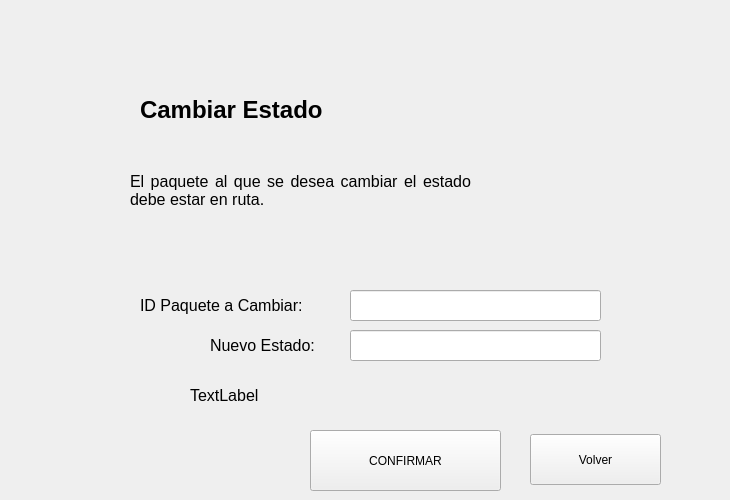
      <widget class="QWidget" name="pag6CambiarEstado">
       <widget class="QLabel" name="label_37">
        <property name="geometry">
         <rect>
          <x>140</x>
          <y>80</y>
          <width>351</width>
          <height>61</height>
         </rect>
        </property>
        <property name="text">
         <string>&lt;html&gt;&lt;head/&gt;&lt;body&gt;&lt;p&gt;&lt;span style=&quot; font-size:18pt; font-weight:700;&quot;&gt;Cambiar Estado&lt;/span&gt;&lt;/p&gt;&lt;/body&gt;&lt;/html&gt;</string>
        </property>
        <property name="textFormat">
         <enum>Qt::TextFormat::RichText</enum>
        </property>
        <property name="wordWrap">
         <bool>true</bool>
        </property>
       </widget>
       <widget class="QLabel" name="label_38">
        <property name="geometry">
         <rect>
          <x>130</x>
          <y>150</y>
          <width>341</width>
          <height>81</height>
         </rect>
        </property>
        <property name="layoutDirection">
         <enum>Qt::LayoutDirection::LeftToRight</enum>
        </property>
        <property name="text">
         <string>&lt;html&gt;&lt;head/&gt;&lt;body&gt;&lt;p align=&quot;justify&quot;&gt;&lt;span style=&quot; font-size:12pt;&quot;&gt;El paquete al que se desea cambiar el estado debe estar en ruta.&lt;/span&gt;&lt;/p&gt;&lt;/body&gt;&lt;/html&gt;</string>
        </property>
        <property name="wordWrap">
         <bool>true</bool>
        </property>
       </widget>
       <widget class="QLabel" name="label_39">
        <property name="geometry">
         <rect>
          <x>140</x>
          <y>290</y>
          <width>201</width>
          <height>31</height>
         </rect>
        </property>
        <property name="text">
         <string>&lt;html&gt;&lt;head/&gt;&lt;body&gt;&lt;p&gt;&lt;span style=&quot; font-size:12pt;&quot;&gt;ID Paquete a Cambiar:&lt;/span&gt;&lt;/p&gt;&lt;/body&gt;&lt;/html&gt;</string>
        </property>
       </widget>
       <widget class="QLineEdit" name="txtIdCambiar">
        <property name="geometry">
         <rect>
          <x>350</x>
          <y>290</y>
          <width>251</width>
          <height>31</height>
         </rect>
        </property>
       </widget>
       <widget class="QLabel" name="label_40">
        <property name="geometry">
         <rect>
          <x>210</x>
          <y>330</y>
          <width>201</width>
          <height>31</height>
         </rect>
        </property>
        <property name="text">
         <string>&lt;html&gt;&lt;head/&gt;&lt;body&gt;&lt;p&gt;&lt;span style=&quot; font-size:12pt;&quot;&gt;Nuevo Estado:&lt;/span&gt;&lt;/p&gt;&lt;/body&gt;&lt;/html&gt;</string>
        </property>
       </widget>
       <widget class="QLineEdit" name="txtNuevoEstado">
        <property name="geometry">
         <rect>
          <x>350</x>
          <y>330</y>
          <width>251</width>
          <height>31</height>
         </rect>
        </property>
       </widget>
       <widget class="QPushButton" name="btnConfirmarCambio">
        <property name="geometry">
         <rect>
          <x>310</x>
          <y>430</y>
          <width>191</width>
          <height>61</height>
         </rect>
        </property>
        <property name="text">
         <string>CONFIRMAR</string>
        </property>
       </widget>
       <widget class="QPushButton" name="btnVolverCambio">
        <property name="geometry">
         <rect>
          <x>530</x>
          <y>434</y>
          <width>131</width>
          <height>51</height>
         </rect>
        </property>
        <property name="text">
         <string>Volver</string>
        </property>
       </widget>
       <widget class="QLabel" name="lblResultadoCambiar">
        <property name="geometry">
         <rect>
          <x>190</x>
          <y>380</y>
          <width>401</width>
          <height>31</height>
         </rect>
        </property>
        <property name="text">
         <string>&lt;html&gt;&lt;head/&gt;&lt;body&gt;&lt;p&gt;&lt;span style=&quot; font-size:12pt;&quot;&gt;TextLabel&lt;/span&gt;&lt;/p&gt;&lt;/body&gt;&lt;/html&gt;</string>
        </property>
       </widget>
       <widget class="QLabel" name="label_41">
        <property name="geometry">
         <rect>
          <x>530</x>
          <y>70</y>
          <width>191</width>
          <height>191</height>
         </rect>
        </property>
        <property name="text">
         <string/>
        </property>
        <property name="pixmap">
         <pixmap resource="Recursos.qrc">:/logo.png</pixmap>
        </property>
        <property name="scaledContents">
         <bool>true</bool>
        </property>
       </widget>
      </widget>
